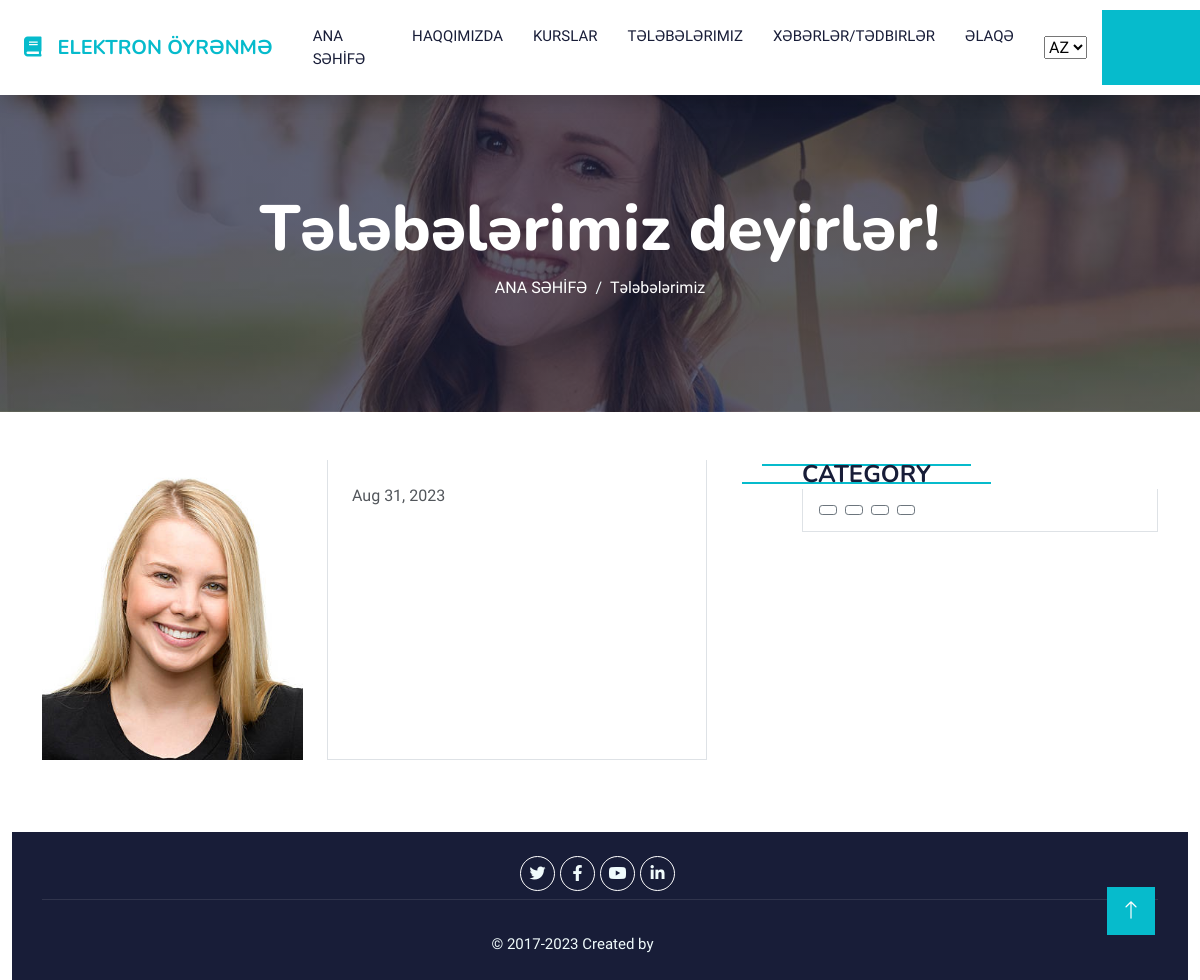
/singleStudent/4, run on the app's committed database.
### tables this page shows
CREATE TABLE `students` (
  `s_id` int(11) NOT NULL,
  `s_title_az` varchar(255) NOT NULL,
  `s_title_en` varchar(255) NOT NULL,
  `s_title_ru` varchar(255) NOT NULL,
  `s_description_az` longtext NOT NULL,
  `s_description_en` longtext NOT NULL,
  `s_description_ru` longtext NOT NULL,
  `s_date` varchar(50) NOT NULL,
  `s_category` varchar(50) NOT NULL,
  `s_status` varchar(10) NOT NULL,
  `s_file` varchar(255) NOT NULL,
  `s_file_ext` varchar(255) NOT NULL,
  `s_creator_id` int(11) NOT NULL,
  `s_create_date` varchar(255) NOT NULL,
  `s_updater_id` varchar(255) NOT NULL,
  `s_update_date` varchar(255) NOT NULL
);

### application/controllers/UserController.php (called while the page is built, shortened)
<?php
class UserController extends CI_Controller{
 public function singleStudent($id){
    $id = $this->security->xss_clean($id);
     $data['single_data'] = $this->db
     ->where('s_id',$id)
     ->where('s_status', "Active")
     ->get('students')->row_array();
     $data['limit_students'] = $this->db
     ->limit(5)
     ->where('s_status', "Active")
     ->get('students')->result_array();
    if($data['single_data']){
     $this->load->view('user/singleStudent',$data);
    }else{
     redirect($_SERVER['HTTP_REFERER']);
    }
 }
}

### index.php (called while the page is built, shortened)
<?php
require_once BASEPATH.'core/CodeIgniter.php';

### application/views/user/singleStudent.php (the view, shortened to what this page needs)
<div class="container-fluid bg-primary py-5 mb-5 page-header">
    <div class="container py-5">
        <div class="row justify-content-center">
            <div class="col-lg-10 text-center">
                <h1 class="display-3 text-white animated slideInDown"><?php echo $this->lang->line('students2'); ?></h1>
                <nav aria-label="breadcrumb">
                    <ol class="breadcrumb justify-content-center">
                        <li class="breadcrumb-item"><a class="text-white" href="<?php echo base_url('home'); ?>"><?php echo $this->lang->line('home'); ?></a></li>
                        <li class="breadcrumb-item text-white active" aria-current="page"><a class="text-white" href="<?php echo base_url('students'); ?>"><?php echo $this->lang->line('Students'); ?></a></li>
                    </ol>
                </nav>
            </div>
        </div>
    </div>
</div>
<div class="container-fluid">
    <div class="container">
        <div class="row">
            <div class="col-lg-3">
                <div class="position-relative mb-3">
                    <img style="width:300px!important; height:300px !important; object-fit:cover!important;" class="img-fluid w-100" src="<?php echo base_url('uploads/students/'.$single_data['s_file']); ?>" style="object-fit: cover;">
                </div>
            </div>
            <div class="col-lg-5">
                <div class="position-relative mb-3">
                    <div style="width:380px!important; height:300px !important; object-fit:cover!important;"class="bg-white border border-top-0 p-4">
                        <div class="mb-3">
                            <a class="text-body" href=""><?php echo date('M d, Y', strtotime($single_data['s_date']));?></a>
                        </div>
                    </div>
                </div>
            </div>
            <div class="col-lg-4">
                <div class="mb-3">
                    <div class="section-title mb-0">
                        <h4 class="m-0 text-uppercase font-weight-bold">CATEGORY</h4>
                    </div>
                    <div class="bg-white border border-top-0 p-3">
                        <div class="d-flex flex-wrap m-n1">
                        <?php foreach($limit_students as $item){ ?>
                            <a href="<?php echo base_url('singleStudent/'.$item['s_id']); ?>" class="btn btn-sm btn-outline-secondary m-1"><?php echo $item['s_title_'.$this->session->userdata('site_lang')];?></a>
                        <?php } ?>
                        </div>
                    </div>
                </div>
        </div>
    </div>
</div>
<br>
<br>

### public/user/css/style.css (style rules this page uses)
:root { --primary: #06BBCC; --light: #F0FBFC; --dark: #181d38; }
.btn { font-family: 'Nunito', sans-serif; font-weight: 600; transition: .5s; }
.page-header { background: linear-gradient(rgba(24, 29, 56, .7), rgba(24, 29, 56, .7)), url(../img/carousel-1.jpg); background-position: center center; background-repeat: no-repeat; background-size: cover; }
.breadcrumb-item + .breadcrumb-item::before { color: var(--light); }
.section-title { position: relative; display: inline-block; text-transform: uppercase; }
.section-title::before { position: absolute; content: ""; width: calc(100% + 80px); height: 2px; top: 4px; left: -40px; background: var(--primary); z-index: -1; }
.section-title::after { position: absolute; content: ""; width: calc(100% + 120px); height: 2px; bottom: 5px; left: -60px; background: var(--primary); z-index: -1; }

### data on the page
students: s_file (picture), s_date "Aug 31, 2023"

### other printed values
$this->lang->line('elearning') "ELEKTRON ÖYRƏNMƏ"
$this->lang->line('home') "ANA SƏHİFƏ"
$this->lang->line('about') "HAQQIMIZDA"
$this->lang->line('courses') "KURSLAR"
$this->lang->line('Students') "TƏLƏBƏLƏRIMIZ"
$this->lang->line('events') "XƏBƏRLƏR/TƏDBIRLƏR"
$this->lang->line('contact') "ƏLAQƏ"
$this->lang->line('students2') "Tələbələrimiz deyirlər!"
$this->lang->line('Students') "Tələbələrimiz"
